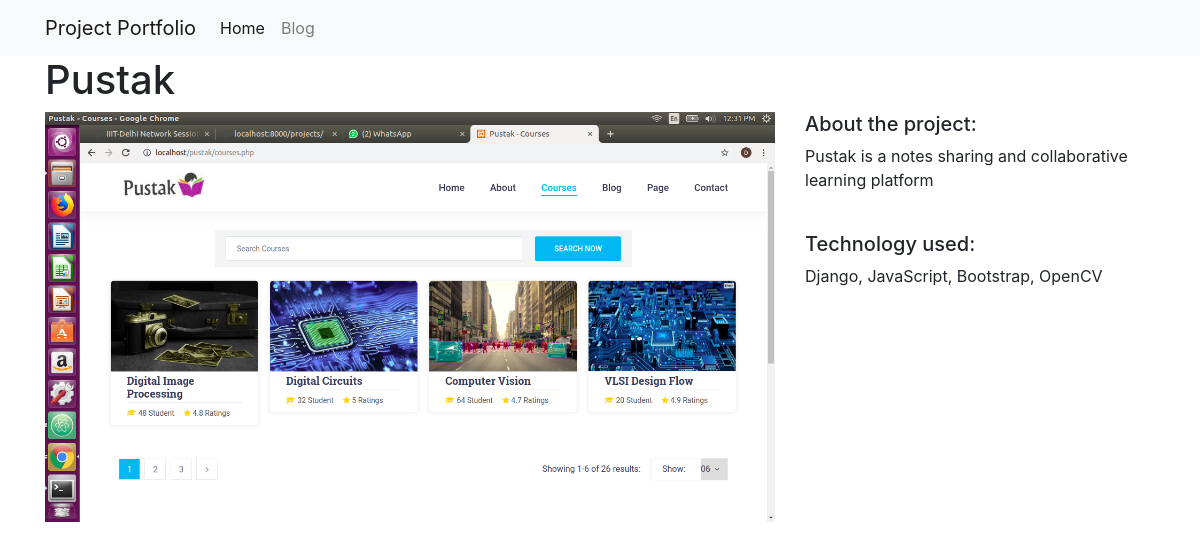
/projects/6/, run on the app's committed database.
### projects/models.py (models this page shows)
class Project(models.Model):
    title = models.CharField(max_length=100)
    description = models.TextField()
    technology = models.CharField(max_length=20)
    image = models.FilePathField(path="/img")

### projects/views.py (the view)
# urls.py: path("<int:pk>/", views.project_detail, name="project_detail"),
def project_detail(request, pk):
    project = Project.objects.get(pk=pk)
    context = {
        'project': project
    }
    return render(request, 'project_detail.html', context)

### projects/templates/project_detail.html
{% extends "base.html" %}
{% load static %}
{% block page_content %}
<h1>{{ project.title }}</h1>
<div class="row">
    <div class="col-md-8">
        <img src="{% static project.image %}" alt="" width="100%">
    </div>
    <div class="col-md-4">
        <h5>About the project:</h5>
        <p>{{ project.description }}</p>
        <br>
        <h5>Technology used:</h5>
        <p>{{ project.technology }}</p>
    </div>
</div>
{% endblock %}

### data on the page
Project: title "Pustak", image (picture), description "Pustak is a notes sharing and collaborative learning platform", technology "Django, JavaScript, Bootstrap, OpenCV"
